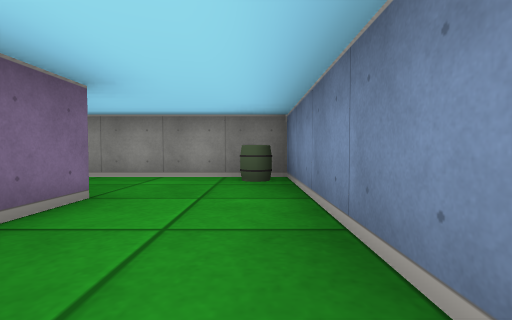
View 1 (above)

12 first-person views from a walk through a cub3D ray-caster map. The camera is about half as high as the walls, tilts 2° down and sees 85° across. The floor is counted in squares. Each view is taken from the middle of a square. On the plan, view 1 faces up. The plan holds only what a view shows up to about 9 squares ahead; the rest is blank.

View 2
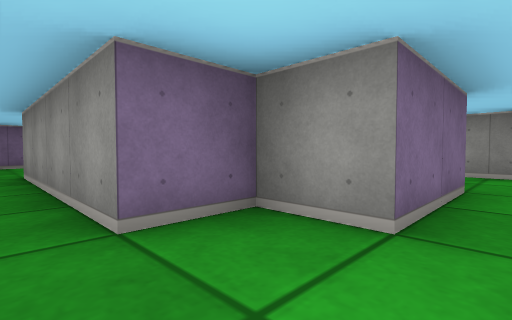

View 3
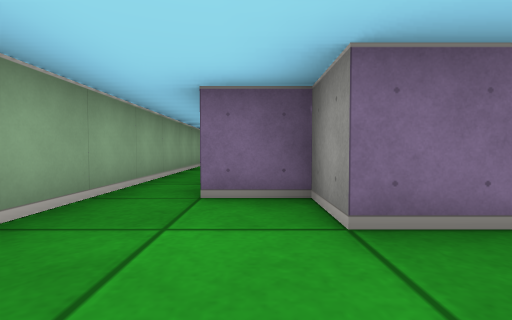

View 4
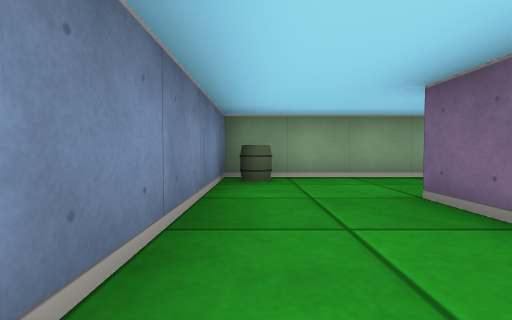

View 5
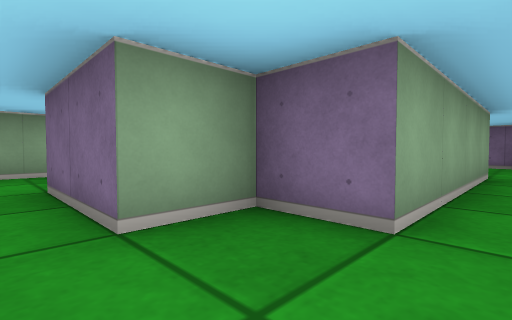

View 6
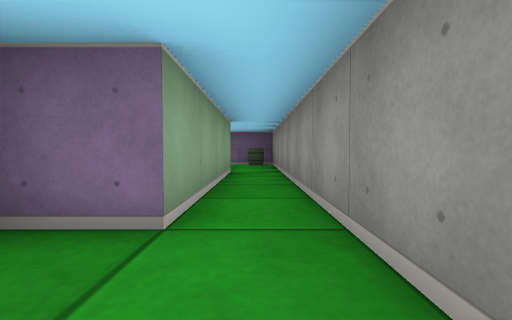

View 7
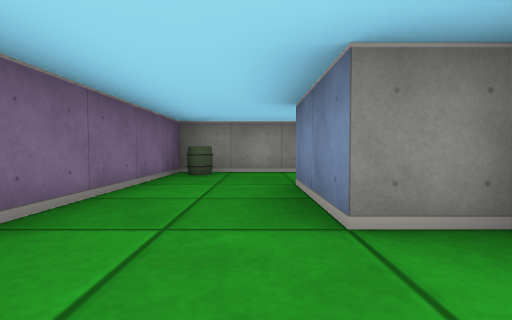

View 8
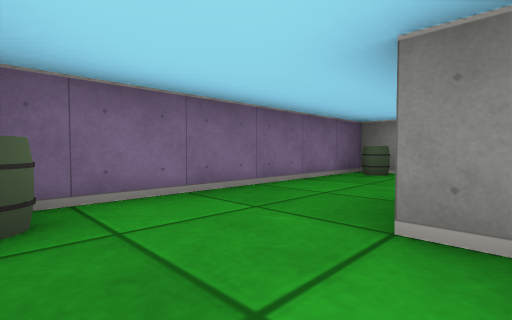

View 9
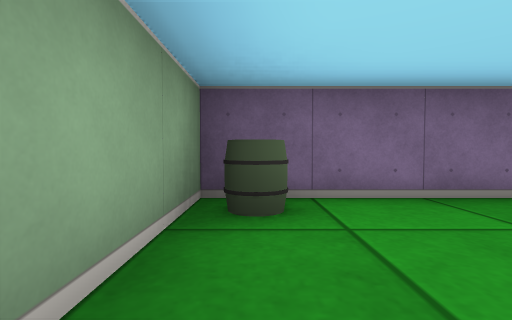

View 10
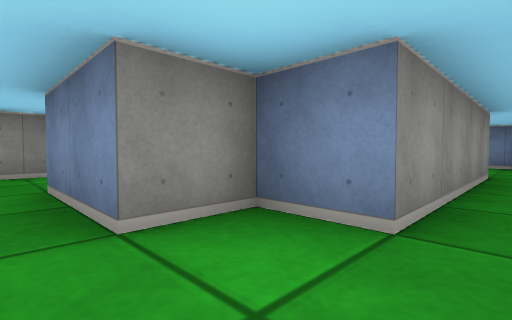

View 11
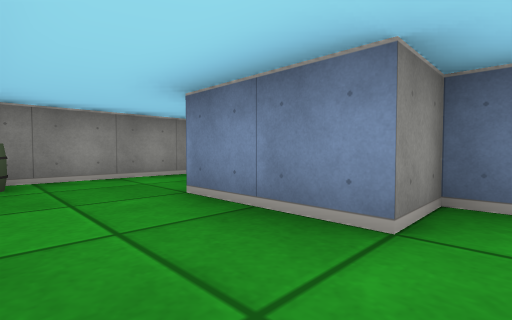

View 12
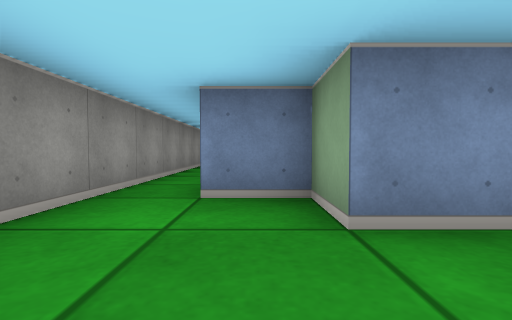

### Floor plan
Points are (right, up) in squares from view 1. A wall is a line through its corners. A room is listed if a view was taken in it or the views show most of it. See-through windows are left out.
Room 1 (views 1, 2, 3, 4, 5, 6)
walls: (-6.5, 3.5) (-2.5, 3.5) (-2.5, 2.5) (-1.5, 2.5) (-1.5, 0.5) (-2.5, 0.5) (-2.5, -0.5) (-6.5, -0.5); (-6.5, -1.5) (0.5, -1.5) (0.5, 4.5) (-6.5, 4.5)
ways out: opening at (-6, -1) to room 2; opening at (-6, 4) to room 2
objects: barrel (0, -1); barrel (0, 4)
Room 2 (views 7, 8, 9, 10, 11, 12)
walls: (-6.5, -0.5) (-6.5, 0.5) (-7.5, 0.5) (-7.5, 2.5) (-6.5, 2.5) (-6.5, 3.5); (-6.5, 4.5) (-9.5, 4.5) (-9.5, -1.5) (-6.5, -1.5)
ways out: opening at (-6, -1) to room 1; opening at (-6, 4) to room 1
objects: barrel (-9, -1); barrel (-9, 4)

Where each view was taken, in squares from view 1:
view 1: 0 up, 0 right, facing up
view 2: 1 down, 1 left, facing up-left
view 3: 0 up, 0 right, facing left
view 4: 3 up, 0 right, facing down
view 5: 4 up, 1 left, facing down-left
view 6: 4 up, 1 left, facing left
view 7: 1 down, 8 left, facing up
view 8: 1 down, 7 left, facing up-left
view 9: 1 down, 7 left, facing left
view 10: 1 down, 8 left, facing up-right
view 11: 0 up, 9 left, facing up-right
view 12: 3 up, 9 left, facing right
